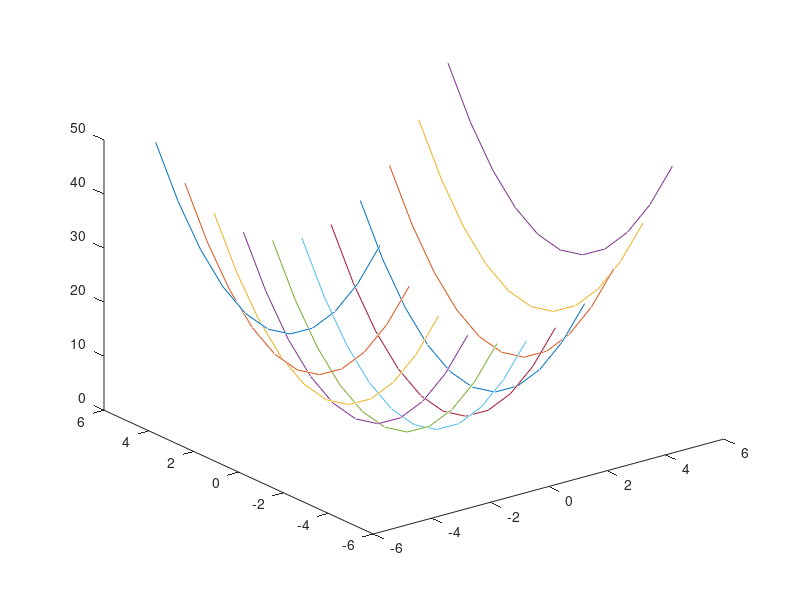

Source code (MATLAB): (Note: this script raises an error after producing the figure.)
clf

x=-5:1:5;
y=-5:1:5;

x0=5;
y0=5;
theta0=pi/10;

[X,Y] = meshgrid(x,y);

Z=X.^2+Y.^2;

plot3(X,Y,Z);

OLD = [X.'; Y.'; Z.'];

NEW = [cos(theta0) -sin(theta0) 0 ;...
    sin(theta0) cos(theta0) 0;...
    0 0 1]*OLD;

hold on
plot3(NEW(1,:),NEW(2,:),NEW(3,:))

axis equal


%% Parabolic Cylinders
clf
x0=0;
y0=0;
theta0=0;
w = [0 0 ; 1 1 ; 1 2 ; 1 3 ; 2 3 ; 3 4 ];
N = 2; % Number of waypoints
w = 5*randn(N,2);
r = 2;
W = length(w); % count number of way points for nav.
track=1; % waypoint tracking index
q=[x0;y0;theta0];

for i=2:W
    
    xmin=min(w(i-1,1),w(i,1));
    xmax=max(w(i-1,1),w(i,1));
    
    dy = (w(i,2)-w(i-1,2));
    dx = (w(i,1)-w(i-1,1))
    
    if dx == 0
        x = [w(i,1) w(i,1)];
        y = [w(i-1,2) w(i,2)];
    else
        m = dy/dx;
        x = xmin:0.05:xmax;
        y = m*(x-w(i,1))+w(i,2);
        
    end
    
    [X,Y] = meshgrid(x,y);
    
    Z = (Y-(m*(X-w(i,1))+w(i,2))).^2; % Canyon
    
    Z = Z./max(max(abs(Z)));
    
    plot(x,y,w(:,1),w(:,2),'.');
    hold on
    surface(X,Y,Z)
    
end

% plot(w(:,1),w(:,2))

%% Planes

clf
w = [0 0 ; 10 10];
W = length(w); % count number of way points for nav.
r=10;
s = 1;

a = 10;
b=2;

for i=2:W
    
    xmin=min(w(i-1,1),w(i,1));
    xmax=max(w(i-1,1),w(i,1));
    
    ymin=min(w(i-1,2),w(i,2));
    ymax=max(w(i-1,2),w(i,2));
    
    x=linspace(xmin-r,xmax+r,100);
    y=linspace(ymin-r,ymax+r,100);
    
    
    dy = (w(i,2)-w(i-1,2));
    dx = (w(i,1)-w(i-1,1));
    
    m = dy/dx;
    
    alpha = atan(s);
    theta = atan2(dy,dx);
    
    [X,Y] = meshgrid(x,y);
    
    
    X = X ;
    Y = Y ;
    
        Z = -0*s*(X*cos(theta)+Y*sin(theta));

    
    Z = Z+ 10*real(sqrt(1-(((X-6).*cos(theta)+(Y-3).*sin(theta))/a).^2-(((Y-3).*cos(theta)-(X-6).*sin(theta))/b).^2));
    
    
    %     if dx == 0
    %         x = [w(i,1) w(i,1)];
    %         y = [w(i-1,2) w(i,2)];
    %     else
    %         m = dy/dx;
    %         x = xmin:.1:xmax;
    %         y = m*(x-w(i,1))+w(i,2);
    %         y = linspace(y(1)-r,y(length(y))+r,length(x-1));
    %
    %     end
    
    %     [X,Y] = meshgrid(x,y);
    %
    %     Z = sign(w(i-1,1)-w(i,1))*(Y)+sign(w(i-1,2)-w(i,2))*(m*(X-w(i,1))+w(i,2)); % Canyon
    %
    %     Z = Z./max(max(abs(Z)));
    
    plot(x,y,w(:,1),w(:,2),'.');
    hold on
    surface(X,Y,Z)
    axis equal
end

% plot(w(:,1),w(:,2))


%% Put it all together


clf
x0=0;
y0=0;
theta0=0;
l = linspace(-pi,pi,20);
w = [-l.' -sin(l).'];
N = 4; % Number of waypoints
w = 5*randn(N,2);
w(1,:)=[0 0];
r = 0.1;
W = length(w); % count number of way points for nav.
track=1; % waypoint tracking index
q=[x0;y0;theta0];

s=1; % Slope of line per unit of run

for i=2:W
    
    
    xmin=min(w(i-1,1),w(i,1));
    xmax=max(w(i-1,1),w(i,1));
    
    ymin=min(w(i-1,2),w(i,2));
    ymax=max(w(i-1,2),w(i,2));
    
    x=linspace(xmin-r,xmax+r,10);
    y=linspace(ymin-r,ymax+r,10);
    
    
    dy = (w(i,2)-w(i-1,2));
    dx = (w(i,1)-w(i-1,1));
    
    m = dy/dx;
    
    alpha = atan(s);
    theta = atan2(dy,dx);
    
    [X,Y] = meshgrid(x,y);
        
        if dx == 0
            Z = (1/2)*(X-w(i-1,1)).^2-s*(X*cos(theta)+Y*sin(theta));
            dV = -[(q(1)-w(i-1,1))-s*cos(theta);-s*sin(theta)];
            x = [w(i,1) w(i,1)];
            y = [w(i-1,2) w(i,2)];
        else
            Z = (1/2)*(Y-(m*(X-w(i,1))+w(i,2))).^2-s*(X*cos(theta)+Y*sin(theta));
            dV = -[(-m)*(q(2)-(m*(q(1)-w(i,1))))-s*cos(theta);
                (q(2)-(m*(q(1)-w(i,1))+w(i,2)))-s*sin(theta) ]; % Canyon
            x = xmin-r:0.05:xmax+r;
            y = m*(x-w(i,1))+w(i,2);
        end
    
    
    Z = Z./max(max((abs(Z))))-(i-1)*1;
    
    plot(x,y,w(:,1),w(:,2),'b.');
    hold on
    surface(X,Y,Z)
    axis equal
end

plot(w(1,1),w(1,2),'kX');


%% Gaussian

clf
l=3; % vehicle width
w=1; % vehcile length
theta=pi/2;
A=1;
x0=1;
y0=2;
sigma_x=(w*sin(theta)+l*cos(theta));
sigma_y=(w*cos(theta)+l*sin(theta));

x=linspace(-10,10,100);
y=linspace(-10,10,100);

    [X,Y] = meshgrid(x,y);

    
    Z = A*exp(-((X-x0).^2/(2*sigma_x^2)+(Y-y0).^2/(2*sigma_y^2)));
    surface(X,Y,Z)








